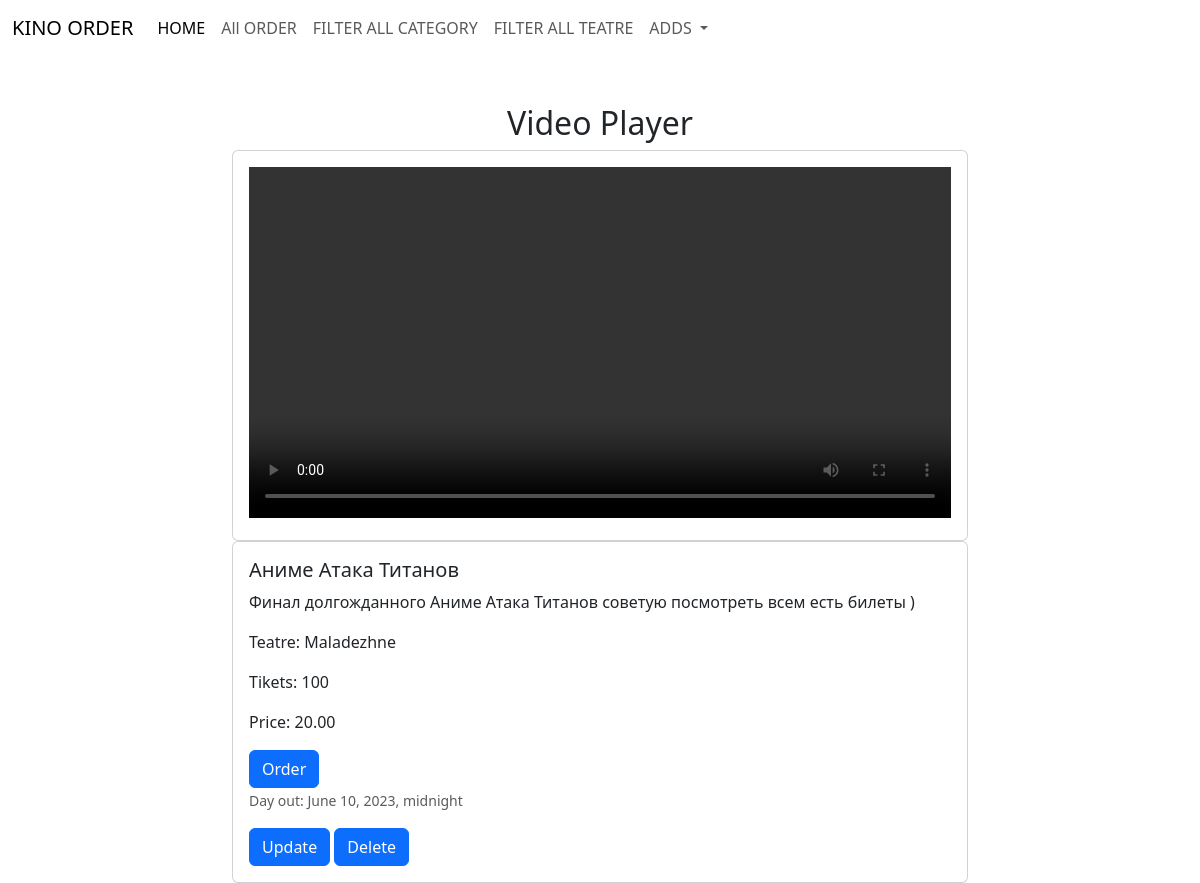
Screenshot of /detailfilm/2 with the database file from the repository.
### onlinefilms/models.py (models this page shows, shortened)
class Films(models.Model):
    title = models.CharField(max_length=50)
    category_id = models.ForeignKey(Category, on_delete=models.CASCADE)
    descriptions = models.TextField()
    tikets = models.IntegerField()
    price = models.DecimalField(max_digits=8, decimal_places=2)
    teatre = models.ForeignKey(Teatre,  on_delete=models.CASCADE)
    video = models.FileField(upload_to="static/videos", max_length=100)
    img = models.ImageField(upload_to="static/images", height_field=None, width_field=None, max_length=None)
    date_view = models.DateTimeField(auto_now=False, auto_now_add=False)
    is_active = models.BooleanField(default=True)

class Teatre(models.Model):
    name_teatre = models.CharField(max_length=50)
    city_id = models.ForeignKey(City, on_delete=models.CASCADE)
    region_id = models.ForeignKey(Region, on_delete=models.CASCADE)
    street_id = models.ForeignKey(Street,  on_delete=models.CASCADE)
    is_active = models.BooleanField(default=True)
    def __str__(self):
        return self.name_teatre

### onlinefilms/views.py (the view)
# urls.py: path("detailfilm/<int:pk>", FilmsDetailView.as_view(), name="detailfilm"),
class FilmsDetailView(DetailView):
    model = Films
    template_name = "films.html"
    context_object_name = 'film'

### templates/films.html (shortened to what this page needs)
{% extends "base.html" %}
{% block content %}
<div class="container mt-5">
    <h2 class="text-center">Video Player</h2>
    <div class="row justify-content-center">
        <div class="col-md-8">
            <div class="card">
                <div class="card-body">
                    <video controls class="w-100">
                        <source src="{{film.video.url}}" type="video/mp4">
                    </video>
                </div>
            </div>
            <div class="card">
                <div class="card-body">
                  <h5 class="card-title">{{film.title}}</h5>
                  <p class="card-text">{{film.descriptions}}</p>
                  <p class="card-text">Teatre: {{film.teatre}}</p>
                  <p class="card-text">Tikets: {{film.tikets}}</p>
                  <p class="card-text">Price: {{film.price}}</p><a href="{% url 'createorder' film.id %}" class="btn btn-primary">Order</a>
                  <p class="card-text"><small class="text-muted">Day out: {{film.date_view}}</small></p>
                  <a href="{% url 'updatefilm' film.id %}" class="btn btn-primary">Update</a>
                  <a href="{% url 'deletefilm' film.id %}" class="btn btn-primary">Delete</a>
                </div>
              </div>
        </div>
        </div>
</div>
{% endblock content %}

### rows the page displays
Films: title "Аниме Атака Титанов", descriptions "Финал долгожданного Аниме Атака Титанов советую посмотреть всем есть билеты )", teatre "Maladezhne", tikets "100", price "20.00", date_view "June 10, 2023, midnight"
